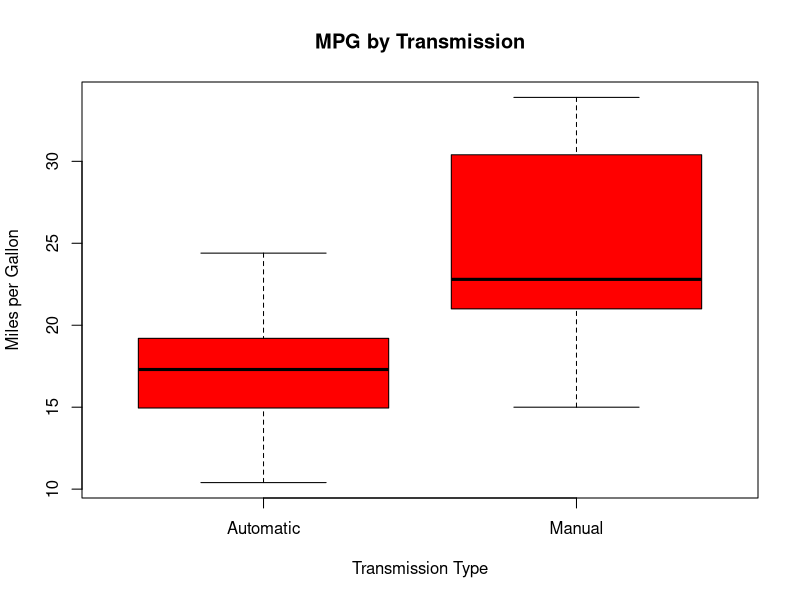
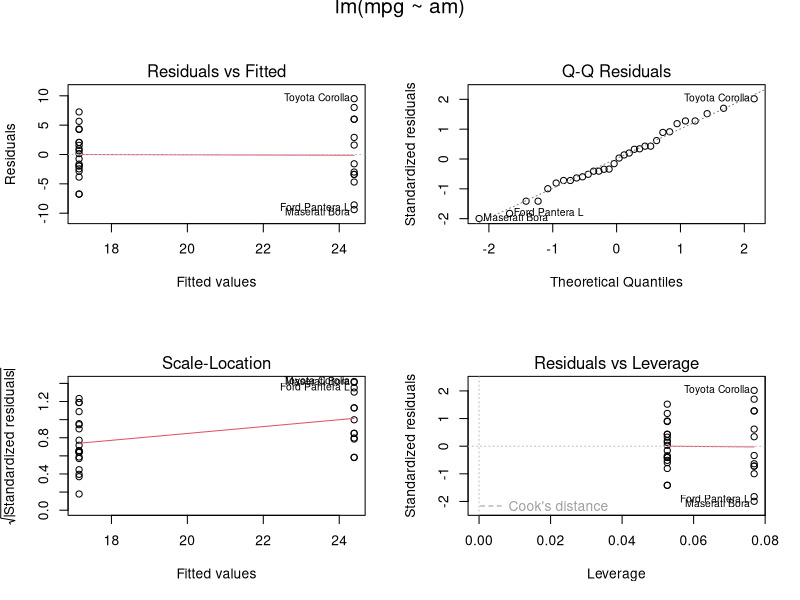
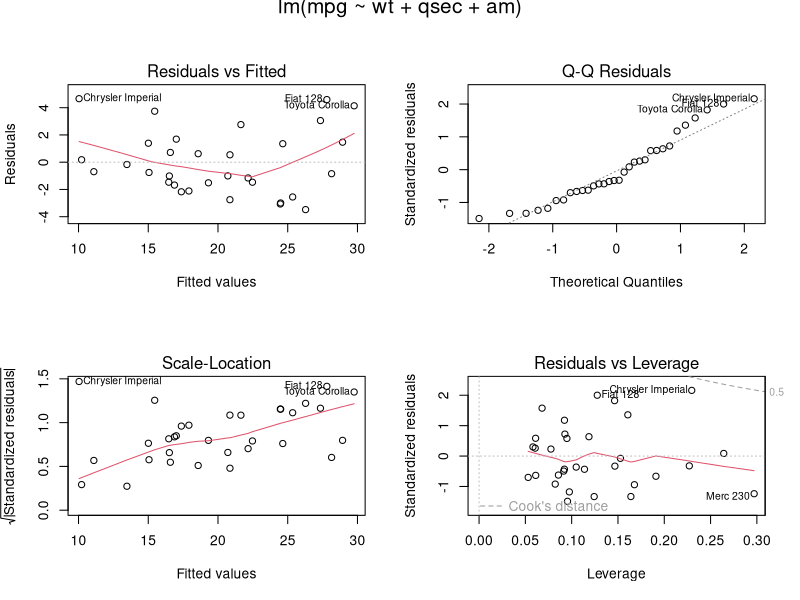

The R source for these figures, in order:
## ---- chunk 1
mtcars <- datasets::mtcars  # start with the baseline data from the datasets package
mtcars$am <- factor(mtcars$am, levels=c(0,1), labels=c("Automatic","Manual"))
mtcars$cyl <- factor(mtcars$cyl); mtcars$vs <- factor(mtcars$vs)
## ---- chunk 2
(summaryBaselm <- summary(baselm <- lm(mpg ~ am, data=mtcars)))
(ciBaselm <- confint(baselm))  # confidence intervals of the coefficients
## ---- chunk 3
summaryBestlm <- summary(bestlm <- lm(mpg ~ wt + qsec + am, data=mtcars))
summaryBestlm 
anova (baselm, bestlm)
confint(bestlm)[2:4,]
## ---- chunk 4
plot(mpg ~ am, mtcars, col="red",
     xlab="Transmission Type", ylab="Miles per Gallon",
     main="MPG by Transmission")
## ---- chunk 5
options(width=90)
summary(mtcars)
## ---- chunk 6
par(mfrow=c(2,2), oma=c(0,0,1,0))
plot(baselm)#, main="Residual Analysis of Base Model")
## ---- chunk 7
par(mfrow=c(2,2), oma=c(0,0,1,0))
plot(bestlm)
#mtext("Residual Analysis of Best Model", adj=0.5,  side=3, line=2, outer=TRUE)
## ---- chunk 8
# influence potential
hat <- hatvalues(bestlm)
#hat[order(hat, decreasing = TRUE)]
PRESS<-resid(bestlm)/(1-hat)
PRESS[order(PRESS)]
dfbetas(bestlm)
## ---- chunk 9
# Some additional exploratory analysis for reproducible research but not included in the report
library(car)  # for vif() as per class

fitAll <- lm(mpg ~ ., data=mtcars)  # no good
summary(fitAll); vif(fitAll)

# Loop looking through many subsets of models for initial significant variables
# build model up from 1 am parameter
# this will help narrow parameters
newVars <- names(mtcars[!names(mtcars) %in% c("am", "mpg")]) # all names but am and mpg
baseformula <- "mpg ~ am"
prevlm <- baselm
# all formulas of length 2 with am
for (n  in newVars) {  #loop through all variables adding to base model
        formula <- paste(baseformula, n, sep="+")
        print(baseformula)
        newlm <- lm(formula, data=mtcars)
        print(summary(newlm))
        print(anova(newlm, baselm))
}

# Loop through adding variables
for (n  in newVars) {  #loop through all variables adding to base model
        baseformula <- paste(baseformula, n, sep="+")
        print(baseformula)
        newlm <- lm(baseformula, data=mtcars)
        print(summary(newlm))
        print(anova(newlm, baselm))
}

# As a result above, we keep seeing hp and wt
# Other significant methods explored:

# R2 78%, good p vals
(summaryBest2lm <- summary(best2lm <- lm(mpg ~ am + hp, data=mtcars))); 
anova (baselm, best2lm)

# This is good with R2 85%
(summaryBest2lm <- summary(best2lm <- lm(mpg ~ am + wt + qsec, data=mtcars))); 
anova (baselm, best2lm)
#Note AM and HP leaves AM signifcant and explains 78% variance but not best model as confirmed by step analysis.

# Optionally how to find the best fit using the step() function.  This is not part of the official analysis but was used to 
# verify the optimal model selection.
# Finally let's validated against car::step() best model


(summaryBestlmStep <- summary(bestlmStep <- step(lm(mpg ~ ., data=mtcars))))
